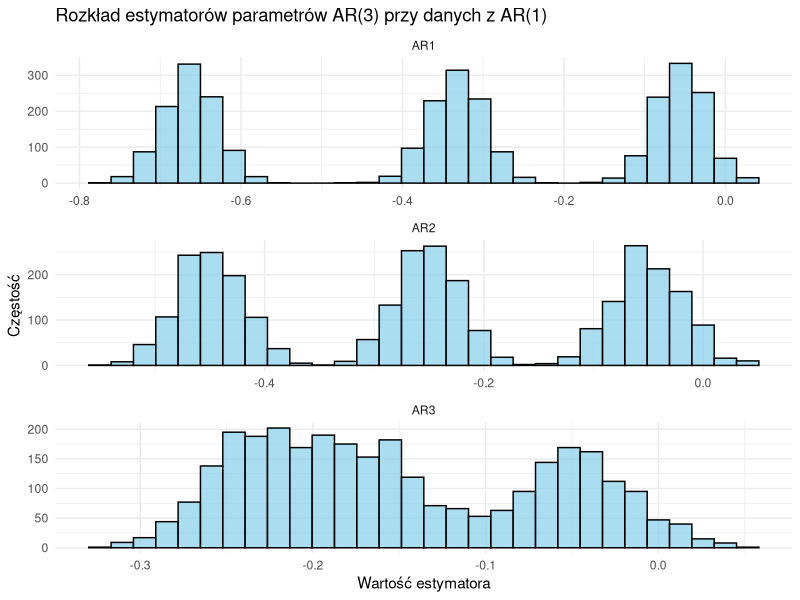

This figure's R source: (Note: a time limit stopped this script after it produced the figure.)
## ---- chunk 1
library(forecast)
library(tseries)
library(MASS)
library(ggplot2)
library(tidyr)
## ---- chunk 2
n_values <- c(50, 100, 1000)
ar_values <- c(.1, .5, .9)
n_reps <- 1000
results <- vector("list", n_reps)
## ---- chunk 3
n_values <- c(50, 100, 1000)
ar_values <- c(.1, .5, .9)

for (rep in 1:n_reps) {
  rep_results <- list()
  
  for (N in n_values) {
      estimates <- matrix(NA, nrow = N, ncol = 3)
      stderrs <- matrix(NA, nrow = N, ncol = 3)
      residual_acf <- matrix(NA, nrow = N, ncol = 20)
      i <- 1
    
      for (AR in ar_values) {
        xt1 = arima.sim(list(order=c(1,0,0), ar=AR), n=N)
        
        xt3 = Arima(xt1, order = c(3,1,0))
        
        estimates[i, ] <- xt3$coef[1:3]
        stderrs[i, ] <- sqrt(diag(xt3$var.coef))[1:3]
        residual_acf[i, ] <- acf(residuals(xt3), plot = FALSE)$acf[2:21]
        i <- i + 1
      }
      rep_results[[paste0("N_", N)]] <- list(
      estimates = estimates,
      stderrs = stderrs,
      residual_acf = residual_acf
    )
  }
  results[[rep]] <- rep_results
}
## ---- chunk 4
combine_estimates <- function(results, N) {
  do.call(rbind, lapply(results, function(rep) rep[[N]]$estimates))
}
## ---- chunk 5
summarize_estimates <- function(estimates_all, true_params) {
  mean_estimates <- colMeans(estimates_all, na.rm = TRUE)
  bias <- mean_estimates - true_params
  sd_estimates <- apply(estimates_all, 2, sd, na.rm = TRUE)
  
  data.frame(
    Parameter = paste0("AR", 1:3),
    Mean = mean_estimates,
    Bias = bias,
    SD = sd_estimates
  )
}
## ---- chunk 6
analyze_all <- function(results, true_params) {
  summary_list <- list()
  
  for (N in names(results[[1]])) {
    estimates_all <- combine_estimates(results, N)
    summary_list[[N]] <- summarize_estimates(estimates_all, true_params)
  }
  
  return(summary_list)
}
## ---- chunk 7
# Analiza wyników
true_params <- c(.1, .5, .9)  # Prawdziwe parametry AR(1)
summary_results <- analyze_all(results, true_params)

# Wyświetlenie wyników dla różnych długości N
for (N in names(summary_results)) {
  cat(paste0("Długość danych: ", N, "\n"))
  print(summary_results[[N]])
  cat("\n")
}

# Wizualizacja rozkładów estymatorów dla N=1000
N_focus <- "N_1000"
estimates_all <- do.call(rbind, lapply(results, function(rep) rep[[N_focus]]$estimates))
colnames(estimates_all) <- paste0("AR", 1:3)

# Histogramy oszacowań parametrów
estimates_df <- data.frame(estimates_all)
estimates_df_long <- estimates_df %>%
  pivot_longer(cols = everything(), names_to = "variable", values_to = "value")

ggplot(estimates_df_long, aes(x = value)) +
  geom_histogram(bins = 30, color = "black", fill = "skyblue", alpha = 0.7) +
  facet_wrap(~variable, scales = "free", ncol = 1) +
  theme_minimal() +
  labs(
    title = "Rozkład estymatorów parametrów AR(3) przy danych z AR(1)",
    x = "Wartość estymatora",
    y = "Częstość"
  )
## ---- chunk 8
# Generacja danych z AR(3) i dopasowanie modelu AR(1)
results_ar3_to_ar1 <- vector("list", n_reps)

for (rep in 1:n_reps) {
  rep_results <- list()
  
  for (N in n_values) {
    estimates <- matrix(NA, nrow = N, ncol = 1)
    stderrs <- matrix(NA, nrow = N, ncol = 1)
    residual_acf <- matrix(NA, nrow = N, ncol = 20)
    
    xt_ar3 <- arima.sim(list(order = c(3, 0, 0), ar = c(.1, .5, .3)), n = N)
    xt_ar1 <- Arima(xt_ar3, order = c(1, 0, 0))
    
    estimates[1, ] <- xt_ar1$coef[1]
    stderrs[1, ] <- sqrt(diag(xt_ar1$var.coef))[1]
    residual_acf[1, ] <- acf(residuals(xt_ar1), plot = FALSE)$acf[2:21]
    
    rep_results[[paste0("N_", N)]] <- list(
      estimates = estimates,
      stderrs = stderrs,
      residual_acf = residual_acf
    )
  }
  results_ar3_to_ar1[[rep]] <- rep_results
}
## ---- chunk 9
# Analiza wyników dla AR(3) -> AR(1)
true_param_ar1 <- 0.1  # Oczekiwany parametr w przypadku dopasowania AR(1)

analyze_ar3_to_ar1 <- function(results, true_param) {
  summary_list <- list()
  
  for (N in names(results[[1]])) {
    estimates_all <- do.call(rbind, lapply(results, function(rep) rep[[N]]$estimates))
    
    mean_estimates <- colMeans(estimates_all, na.rm = TRUE)
    bias <- mean_estimates - true_param
    sd_estimates <- apply(estimates_all, 2, sd, na.rm = TRUE)
    
    summary_list[[N]] <- data.frame(
      Parameter = "AR1",
      Mean = mean_estimates,
      Bias = bias,
      SD = sd_estimates
    )
  }
  
  return(summary_list)
}

# Analiza wyników
summary_results_ar3_to_ar1 <- analyze_ar3_to_ar1(results_ar3_to_ar1, true_param_ar1)

for (N in names(summary_results_ar3_to_ar1)) {
  cat(paste0("Długość danych: ", N, "\n"))
  print(summary_results_ar3_to_ar1[[N]])
  cat("\n")
}
